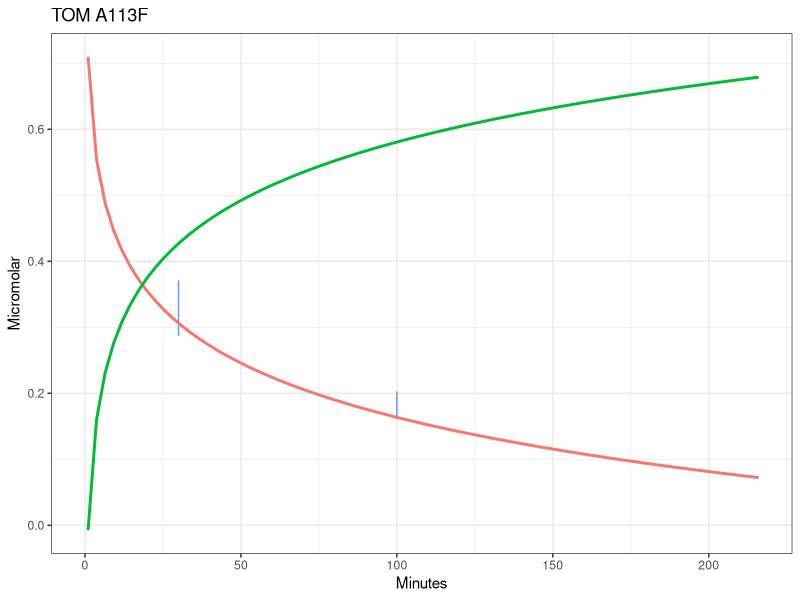

Generate this figure with R: (Note: this script raises an error after producing the figure.)
library(ggplot2)

d=read.csv('time-course.csv')
d$eth = d$eth * 0.7
d$oxi = d$oxi * 0.7

ggplot(d, group=sample, color=sample) +
geom_boxplot(aes(d$mins, d$eth, d$oxi, group=mins, color=sample), width=0) + 
#geom_boxplot(aes(d$mins, d$oxi, group=mins, color=sample), width=0) + 
stat_smooth(aes(d$mins+1, d$eth, color="Ethene"), method=lm, formula=y~log(x,10), se=F) + 
stat_smooth(aes(d$mins+1, d$oxi, color="Oxirane"), method=lm, formula=y~log(x,10), se=F) +
labs(x="Minutes", y="Micromolar", title="TOM A113F" ) + 
theme_bw() +
theme(legend.position = "none") + 
ggsave('time-course.png',width=5,height=5) 
